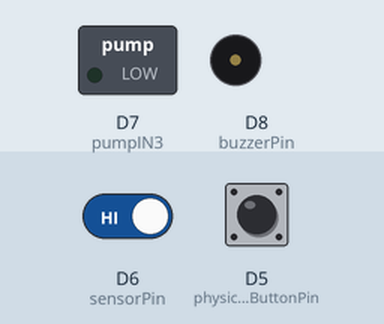
Recording of a sketch running on a simulated ESP8266 (NodeMCU). Parts: switched loads named in the sketch (green lamp = pin HIGH), buzzer (waves = sounding, pin HIGH). Inputs (shaded band) come from the test bench; at power-on: D5 (physicalButtonPin) HIGH, D6 (sensorPin) HIGH. WiFi joins after 1.5 s; servers stay silent unless stated.

Above: at 3.0 s.
3.1 s: D5 (physicalButtonPin) pulled LOW for 0.15 s
At 4.0 s:
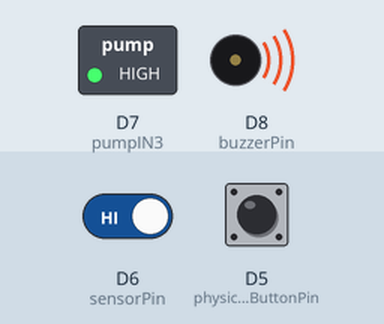
7.3 s: D5 (physicalButtonPin) pulled LOW for 1 s
At 8.4 s:
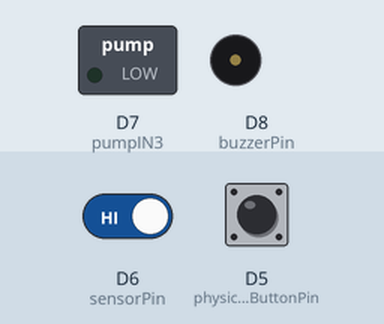
9.8 s: D5 (physicalButtonPin) pulled LOW for 3.2 s
At 10.3 s:
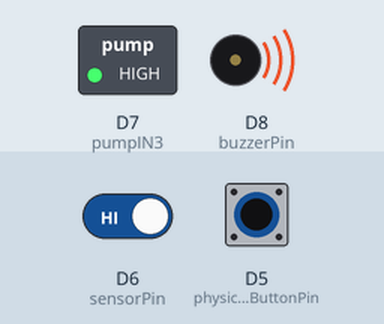
Timing chart, 0 to 12.8 s (numbered marks = the images above; inputs shaded):
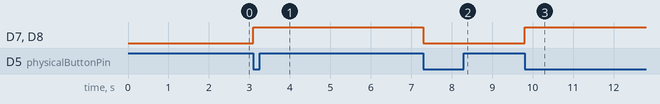

Measured:
- after the input at 3.1 s, D7 (pumpIN3), D8 (buzzerPin): LOW → HIGH at once
- after the input at 7.3 s, D7 (pumpIN3), D8 (buzzerPin): HIGH → LOW at once
- after the input at 9.8 s, D7 (pumpIN3), D8 (buzzerPin): LOW → HIGH at once

The sketch:

code_bao_chay1.ino
```cpp
// Define the Blynk template details (for app integration)
#define BLYNK_TEMPLATE_ID "TMPL69odiICtd"   // Template ID from Blynk
#define BLYNK_TEMPLATE_NAME "test"          // Template name
#define BLYNK_AUTH_TOKEN "v1pQHXX8Zxk6K9rd1yQz8kzjtanzz4QQ" // Authentication token for the Blynk project

#include <ESP8266WiFi.h>         // ESP8266 WiFi library
#include <BlynkSimpleEsp8266.h>  // Blynk library for ESP8266

// Wi-Fi credentials for connecting to the network
char ssid[] = "Iphone";         // Wi-Fi SSID
char pass[] = "12343210";       // Wi-Fi password

// Pin assignments
const int sensorPin = D6;          // Fire sensor pin
const int buzzerPin = D8;          // Buzzer pin
const int pumpIN3 = D7;            // Pump control pin
const int physicalButtonPin = D5;  // Physical button pin

// Variables to store system states
bool autoMode = false;            // Auto mode status (controlled via virtual pin V1)
bool buttonState = false;         // Manual button state (controlled via virtual pin V2)
int sensorValue = 0;              // Fire sensor value (0 = safe, 1 = fire detected)
bool lastPhysicalButtonState = HIGH; // Stores the last state of the physical button

BlynkTimer timer;                 // Timer object for scheduled tasks

// Timing variables for non-blocking delays
unsigned long previousMillis = 0;
const unsigned long interval = 1000; // Interval of 1 second

// Function to control the pump and buzzer
void controlPumpAndBuzzer(bool state) {
  digitalWrite(pumpIN3, state);  // Set pump state (ON/OFF)
  digitalWrite(buzzerPin, state); // Set buzzer state (ON/OFF)
}

// Function to check the fire sensor and control devices accordingly
void checkSensor() {
  sensorValue = digitalRead(sensorPin);  // Read fire sensor value (1 = fire, 0 = safe)

  // Send sensor status to Blynk virtual pin V3
  if (sensorValue == 0) {
    Blynk.virtualWrite(V3, "Safe");           // If safe, send "Safe" to Blynk
  } else {
    Blynk.virtualWrite(V3, "Fire Detection"); // If fire detected, send "Fire Detection" to Blynk
  }

  if (autoMode) {
    // In auto mode, control pump and buzzer based on sensor value
    controlPumpAndBuzzer(sensorValue == 0); // Activate if fire detected
  } else {
    // In manual mode, control pump and buzzer based on manual button state
    controlPumpAndBuzzer(buttonState);
  }

  // Notify users in case of fire
  notifyOnFireAlert();
}

// Blynk virtual pin V1 handler (for auto mode toggle)
BLYNK_WRITE(V1) {
  autoMode = param.asInt();  // Read the value of V1 (1 = ON, 0 = OFF)
}

// Blynk virtual pin V2 handler (for manual button toggle)
BLYNK_WRITE(V2) {
  buttonState = param.asInt();  // Read the value of V2 (1 = ON, 0 = OFF)
}

// Function to handle the physical button
static void handlePhysicalButton() {
  bool physicalButtonState = digitalRead(physicalButtonPin); // Read the current button state

  // Check for button press (state changes from HIGH to LOW)
  if (physicalButtonState == LOW && lastPhysicalButtonState == HIGH) {
    autoMode = false;             // Disable auto mode
    Blynk.virtualWrite(V1, 0);    // Turn off auto mode on Blynk
    buttonState = !buttonState;   // Toggle the manual button state
    controlPumpAndBuzzer(buttonState); // Update pump and buzzer based on the button state
  }

  // Save the current button state for the next loop
  lastPhysicalButtonState = physicalButtonState;
}

// Function to send notifications in case of fire
void notifyOnFireAlert() {
  if (sensorValue == 0) {
    // If fire detected
    Serial.println("Warning your area is on fire!!!");

    // Send notification and event log to Blynk
    Blynk.virtualWrite(V4, "Fire Alert in Home"); // Show "Fire Alert" on Blynk
    Blynk.logEvent("fire_warning", "Warning your area is on fire!!!"); // Log the fire warning
  } else {
    // If no fire
    Blynk.virtualWrite(V4, "Home is Safe"); // Show "Home is Safe" on Blynk
  }
}

// Setup function (runs once at the beginning)
void setup() {
  Serial.begin(9600);           // Initialize serial communication for debugging

  // Configure pin modes
  pinMode(sensorPin, INPUT);           // Fire sensor pin as input
  pinMode(buzzerPin, OUTPUT);          // Buzzer pin as output
  pinMode(pumpIN3, OUTPUT);            // Pump pin as output
  pinMode(physicalButtonPin, INPUT_PULLUP); // Physical button pin with internal pull-up resistor

  // Initialize Blynk
  Blynk.begin(BLYNK_AUTH_TOKEN, ssid, pass);

  // Set up a timer to check the fire sensor every 1 second
  timer.setInterval(1000L, checkSensor);
}

// Loop function (runs continuously)
void loop() {
  // Run Blynk if Wi-Fi is connected
  if (WiFi.status() == WL_CONNECTED) {
    Blynk.run();
  }

  // Run the timer for scheduled tasks
  timer.run();

  // Check the physical button
  handlePhysicalButton();
}
```
